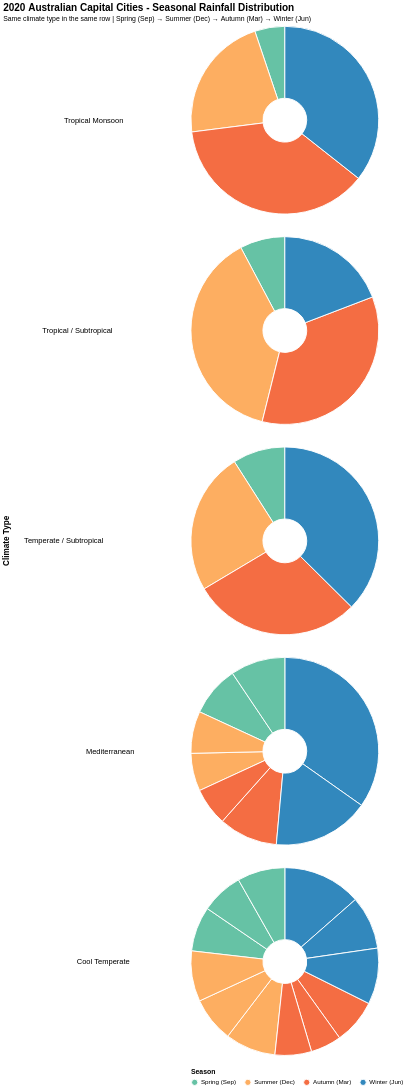

Here is the Vega-Lite specification saved for this chart:
### Vega-Lite specification from a JSON file in a GitHub repository (floating-point values rounded to 4 significant figures)
{"$schema": "https://vega.github.io/schema/vega-lite/v5.json", "title": {"text": "2020 Australian Capital Cities - Seasonal Rainfall Distribution", "subtitle": "Same climate type in the same row | Spring (Sep) → Summer (Dec) → Autumn (Mar) → Winter (Jun)", "fontSize": 16, "subtitleFontSize": 11}, "width": 150, "height": 150, "data": {"values": [{"city": "Darwin", "season": "Spring (Sep)", "rainfall": 90, "climate": "Tropical Monsoon"}, {"city": "Darwin", "season": "Summer (Dec)", "rainfall": 380, "climate": "Tropical Monsoon"}, {"city": "Darwin", "season": "Autumn (Mar)", "rainfall": 650, "climate": "Tropical Monsoon"}, {"city": "Darwin", "season": "Winter (Jun)", "rainfall": 620, "climate": "Tropical Monsoon"}, {"city": "Brisbane", "season": "Spring (Sep)", "rainfall": 85, "climate": "Tropical / Subtropical"}, {"city": "Brisbane", "season": "Summer (Dec)", "rainfall": 420, "climate": "Tropical / Subtropical"}, {"city": "Brisbane", "season": "Autumn (Mar)", "rainfall": 380, "climate": "Tropical / Subtropical"}, {"city": "Brisbane", "season": "Winter (Jun)", "rainfall": 210, "climate": "Tropical / Subtropical"}, {"city": "Sydney", "season": "Spring (Sep)", "rainfall": 140, "climate": "Temperate / Subtropical"}, {"city": "Sydney", "season": "Summer (Dec)", "rainfall": 380, "climate": "Temperate / Subtropical"}, {"city": "Sydney", "season": "Autumn (Mar)", "rainfall": 450, "climate": "Temperate / Subtropical"}, {"city": "Sydney", "season": "Winter (Jun)", "rainfall": 580, "climate": "Temperate / Subtropical"}, {"city": "Perth", "season": "Spring (Sep)", "rainfall": 120, "climate": "Mediterranean"}, {"city": "Perth", "season": "Summer (Dec)", "rainfall": 90, "climate": "Mediterranean"}, {"city": "Perth", "season": "Autumn (Mar)", "rainfall": 140, "climate": "Mediterranean"}, {"city": "Perth", "season": "Winter (Jun)", "rainfall": 480, "climate": "Mediterranean"}, {"city": "Adelaide", "season": "Spring (Sep)", "rainfall": 130, "climate": "Mediterranean"}, {"city": "Adelaide", "season": "Summer (Dec)", "rainfall": 100, "climate": "Mediterranean"}, {"city": "Adelaide", "season": "Autumn (Mar)", "rainfall": 90, "climate": "Mediterranean"}, {"city": "Adelaide", "season": "Winter (Jun)", "rainfall": 230, "climate": "Mediterranean"}, {"city": "Melbourne", "season": "Spring (Sep)", "rainfall": 160, "climate": "Cool Temperate"}, {"city": "Melbourne", "season": "Summer (Dec)", "rainfall": 180, "climate": "Cool Temperate"}, {"city": "Melbourne", "season": "Autumn (Mar)", "rainfall": 160, "climate": "Cool Temperate"}, {"city": "Melbourne", "season": "Winter (Jun)", "rainfall": 280, "climate": "Cool Temperate"}, {"city": "Canberra", "season": "Spring (Sep)", "rainfall": 150, "climate": "Cool Temperate"}, {"city": "Canberra", "season": "Summer (Dec)", "rainfall": 160, "climate": "Cool Temperate"}, {"city": "Canberra", "season": "Autumn (Mar)", "rainfall": 110, "climate": "Cool Temperate"}, {"city": "Canberra", "season": "Winter (Jun)", "rainfall": 190, "climate": "Cool Temperate"}, {"city": "Hobart", "season": "Spring (Sep)", "rainfall": 170, "climate": "Cool Temperate"}, {"city": "Hobart", "season": "Summer (Dec)", "rainfall": 180, "climate": "Cool Temperate"}, {"city": "Hobart", "season": "Autumn (Mar)", "rainfall": 130, "climate": "Cool Temperate"}, {"city": "Hobart", "season": "Winter (Jun)", "rainfall": 200, "climate": "Cool Temperate"}]}, "facet": {"row": {"field": "climate", "type": "nominal", "title": "Climate Type", "sort": ["Tropical Monsoon", "Tropical / Subtropical", "Temperate / Subtropical", "Mediterranean", "Cool Temperate"], "header": {"titleFontSize": 13, "labelFontSize": 12, "labelAngle": 0}}, "columns": {"field": "city", "type": "nominal", "title": null, "sort": {"field": "city", "order": "ascending"}}}, "spec": {"mark": {"type": "arc", "innerRadius": 35, "stroke": "white", "strokeWidth": 1.5}, "encoding": {"theta": {"field": "rainfall", "type": "quantitative", "stack": true}, "color": {"field": "season", "type": "nominal", "title": "Season", "sort": ["Spring (Sep)", "Summer (Dec)", "Autumn (Mar)", "Winter (Jun)"], "scale": {"domain": ["Spring (Sep)", "Summer (Dec)", "Autumn (Mar)", "Winter (Jun)"], "range": ["#66c2a5", "#fdae61", "#f46d43", "#3288bd"]}}, "tooltip": [{"field": "city", "title": "City"}, {"field": "climate", "title": "Climate Type"}, {"field": "season", "title": "Season"}, {"field": "rainfall", "title": "Rainfall (mm)", "format": ".0f"}]}}, "config": {"view": {"stroke": null}, "axis": {"domain": false, "ticks": false, "labels": false}, "legend": {"titleFontSize": 11, "labelFontSize": 10, "orient": "bottom"}, "facet": {"spacing": {"row": 30, "column": 15}}}}
